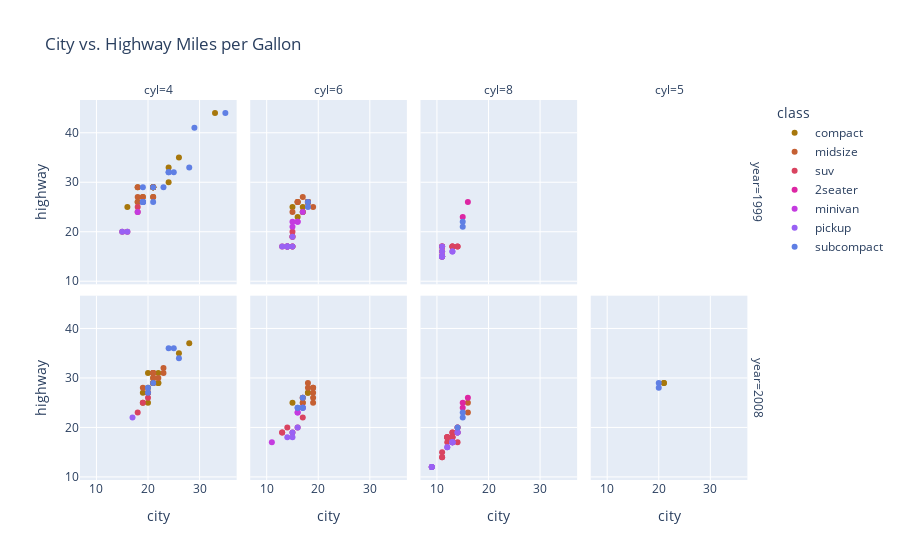

Source (notebook cell):
### Code cell
# How about splitting these out?
# rename values in the data set for better labels
trellis = mpg.rename(columns={"cty": "city", "hwy": "highway"})

fig = px.scatter(trellis, x='city', y='highway', color='class', color_discrete_sequence=px.colors.cyclical.Phase, 
                 title='City vs. Highway Miles per Gallon', 
                 facet_row='year', facet_col='cyl')
fig.show()

### Figure 1 — Plotly figure (JSON) as saved in the notebook; plotly's stock layout.template omitted (floating-point values rounded to 4 significant figures)
{"data": [{"hovertemplate": "class=compact<br>year=1999<br>cyl=4<br>city=%{x}<br>highway=%{y}<extra></extra>", "legendgroup": "compact", "marker": {"color": "rgb(167, 119, 12)", "symbol": "circle"}, "mode": "markers", "name": "compact", "orientation": "v", "showlegend": true, "type": "scatter", "x": [18, 21, 18, 16, 21, 19, 21, 21, 24, 24, 26, 21, 19, 33, 21, 19], "xaxis": "x5", "y": [29, 29, 26, 25, 29, 27, 27, 29, 30, 33, 35, 29, 26, 44, 29, 26], "yaxis": "y5"}, {"hovertemplate": "class=compact<br>year=1999<br>cyl=6<br>city=%{x}<br>highway=%{y}<extra></extra>", "legendgroup": "compact", "marker": {"color": "rgb(167, 119, 12)", "symbol": "circle"}, "mode": "markers", "name": "compact", "orientation": "v", "showlegend": false, "type": "scatter", "x": [16, 18, 15, 17, 18, 18, 17, 16, 17], "xaxis": "x6", "y": [26, 26, 25, 25, 26, 26, 24, 23, 24], "yaxis": "y6"}, {"hovertemplate": "class=compact<br>year=2008<br>cyl=4<br>city=%{x}<br>highway=%{y}<extra></extra>", "legendgroup": "compact", "marker": {"color": "rgb(167, 119, 12)", "symbol": "circle"}, "mode": "markers", "name": "compact", "orientation": "v", "showlegend": false, "type": "scatter", "x": [20, 21, 20, 19, 20, 20, 19, 20, 21, 22, 28, 26, 21, 22, 22, 21], "xaxis": "x", "y": [31, 30, 28, 27, 25, 27, 25, 27, 31, 31, 37, 35, 29, 29, 29, 29], "yaxis": "y"}, {"hovertemplate": "class=compact<br>year=2008<br>cyl=6<br>city=%{x}<br>highway=%{y}<extra></extra>", "legendgroup": "compact", "marker": {"color": "rgb(167, 119, 12)", "symbol": "circle"}, "mode": "markers", "name": "compact", "orientation": "v", "showlegend": false, "type": "scatter", "x": [18, 17, 15, 18], "xaxis": "x2", "y": [27, 25, 25, 27], "yaxis": "y2"}, {"hovertemplate": "class=compact<br>year=2008<br>cyl=5<br>city=%{x}<br>highway=%{y}<extra></extra>", "legendgroup": "compact", "marker": {"color": "rgb(167, 119, 12)", "symbol": "circle"}, "mode": "markers", "name": "compact", "orientation": "v", "showlegend": false, "type": "scatter", "x": [21, 21], "xaxis": "x4", "y": [29, 29], "yaxis": "y4"}, {"hovertemplate": "class=midsize<br>year=1999<br>cyl=4<br>city=%{x}<br>highway=%{y}<extra></extra>", "legendgroup": "midsize", "marker": {"color": "rgb(197, 96, 51)", "symbol": "circle"}, "mode": "markers", "name": "midsize", "orientation": "v", "showlegend": true, "type": "scatter", "x": [19, 18, 18, 21, 21, 21, 18], "xaxis": "x5", "y": [27, 26, 27, 29, 27, 29, 29], "yaxis": "y5"}, {"hovertemplate": "class=midsize<br>year=1999<br>cyl=6<br>city=%{x}<br>highway=%{y}<extra></extra>", "legendgroup": "midsize", "marker": {"color": "rgb(197, 96, 51)", "symbol": "circle"}, "mode": "markers", "name": "midsize", "orientation": "v", "showlegend": false, "type": "scatter", "x": [15, 18, 18, 18, 18, 19, 18, 16, 17, 18, 18, 16, 18], "xaxis": "x6", "y": [24, 26, 26, 26, 26, 25, 26, 26, 27, 26, 26, 26, 26], "yaxis": "y6"}, {"hovertemplate": "class=midsize<br>year=2008<br>cyl=4<br>city=%{x}<br>highway=%{y}<extra></extra>", "legendgroup": "midsize", "marker": {"color": "rgb(197, 96, 51)", "symbol": "circle"}, "mode": "markers", "name": "midsize", "orientation": "v", "showlegend": false, "type": "scatter", "x": [22, 21, 21, 23, 23, 21, 21, 19, 21], "xaxis": "x", "y": [30, 30, 31, 31, 32, 31, 31, 28, 29], "yaxis": "y"}, {"hovertemplate": "class=midsize<br>year=2008<br>cyl=6<br>city=%{x}<br>highway=%{y}<extra></extra>", "legendgroup": "midsize", "marker": {"color": "rgb(197, 96, 51)", "symbol": "circle"}, "mode": "markers", "name": "midsize", "orientation": "v", "showlegend": false, "type": "scatter", "x": [17, 18, 17, 19, 19, 19, 19, 18, 19, 17], "xaxis": "x2", "y": [25, 29, 26, 28, 27, 26, 25, 28, 28, 26], "yaxis": "y2"}, {"hovertemplate": "class=midsize<br>year=2008<br>cyl=8<br>city=%{x}<br>highway=%{y}<extra></extra>", "legendgroup": "midsize", "marker": {"color": "rgb(197, 96, 51)", "symbol": "circle"}, "mode": "markers", "name": "midsize", "orientation": "v", "showlegend": false, "type": "scatter", "x": [16, 16], "xaxis": "x3", "y": [23, 25], "yaxis": "y3"}, {"hovertemplate": "class=suv<br>year=1999<br>cyl=4<br>city=%{x}<br>highway=%{y}<extra></extra>", "legendgroup": "suv", "marker": {"color": "rgb(217, 67, 96)", "symbol": "circle"}, "mode": "markers", "name": "suv", "orientation": "v", "showlegend": true, "type": "scatter", "x": [18, 18, 15, 16], "xaxis": "x5", "y": [25, 24, 20, 20], "yaxis": "y5"}, {"hovertemplate": "class=suv<br>year=1999<br>cyl=6<br>city=%{x}<br>highway=%{y}<extra></extra>", "legendgroup": "suv", "marker": {"color": "rgb(217, 67, 96)", "symbol": "circle"}, "mode": "markers", "name": "suv", "orientation": "v", "showlegend": false, "type": "scatter", "x": [13, 14, 15, 14, 15, 14, 14, 15, 15, 15], "xaxis": "x6", "y": [17, 17, 19, 17, 20, 17, 17, 17, 19, 17], "yaxis": "y6"}, {"hovertemplate": "class=suv<br>year=1999<br>cyl=8<br>city=%{x}<br>highway=%{y}<extra></extra>", "legendgroup": "suv", "marker": {"color": "rgb(217, 67, 96)", "symbol": "circle"}, "mode": "markers", "name": "suv", "orientation": "v", "showlegend": false, "type": "scatter", "x": [13, 11, 14, 11, 11, 11, 11, 13, 14, 11, 11, 11, 11, 13, 11], "xaxis": "x7", "y": [17, 15, 17, 16, 15, 17, 17, 17, 17, 15, 15, 17, 16, 17, 15], "yaxis": "y7"}, {"hovertemplate": "class=suv<br>year=2008<br>cyl=4<br>city=%{x}<br>highway=%{y}<extra></extra>", "legendgroup": "suv", "marker": {"color": "rgb(217, 67, 96)", "symbol": "circle"}, "mode": "markers", "name": "suv", "orientation": "v", "showlegend": false, "type": "scatter", "x": [20, 19, 20, 18], "xaxis": "x", "y": [27, 25, 26, 23], "yaxis": "y"}, {"hovertemplate": "class=suv<br>year=2008<br>cyl=6<br>city=%{x}<br>highway=%{y}<extra></extra>", "legendgroup": "suv", "marker": {"color": "rgb(217, 67, 96)", "symbol": "circle"}, "mode": "markers", "name": "suv", "orientation": "v", "showlegend": false, "type": "scatter", "x": [13, 17, 15, 13, 14, 16], "xaxis": "x2", "y": [19, 22, 19, 19, 20, 20], "yaxis": "y2"}, {"hovertemplate": "class=suv<br>year=2008<br>cyl=8<br>city=%{x}<br>highway=%{y}<extra></extra>", "legendgroup": "suv", "marker": {"color": "rgb(217, 67, 96)", "symbol": "circle"}, "mode": "markers", "name": "suv", "orientation": "v", "showlegend": false, "type": "scatter", "x": [14, 11, 14, 12, 14, 11, 13, 9, 13, 13, 12, 13, 9, 14, 13, 11, 12, 12, 12, 13, 12, 14, 13], "xaxis": "x3", "y": [20, 15, 20, 17, 19, 14, 17, 12, 17, 18, 18, 19, 12, 19, 18, 14, 18, 18, 18, 19, 18, 17, 18], "yaxis": "y3"}, {"hovertemplate": "class=2seater<br>year=1999<br>cyl=8<br>city=%{x}<br>highway=%{y}<extra></extra>", "legendgroup": "2seater", "marker": {"color": "rgb(221, 38, 163)", "symbol": "circle"}, "mode": "markers", "name": "2seater", "orientation": "v", "showlegend": true, "type": "scatter", "x": [16, 15], "xaxis": "x7", "y": [26, 23], "yaxis": "y7"}, {"hovertemplate": "class=2seater<br>year=2008<br>cyl=8<br>city=%{x}<br>highway=%{y}<extra></extra>", "legendgroup": "2seater", "marker": {"color": "rgb(221, 38, 163)", "symbol": "circle"}, "mode": "markers", "name": "2seater", "orientation": "v", "showlegend": false, "type": "scatter", "x": [16, 15, 15], "xaxis": "x3", "y": [26, 25, 24], "yaxis": "y3"}, {"hovertemplate": "class=minivan<br>year=1999<br>cyl=4<br>city=%{x}<br>highway=%{y}<extra></extra>", "legendgroup": "minivan", "marker": {"color": "rgb(196, 59, 224)", "symbol": "circle"}, "mode": "markers", "name": "minivan", "orientation": "v", "showlegend": true, "type": "scatter", "x": [18], "xaxis": "x5", "y": [24], "yaxis": "y5"}, {"hovertemplate": "class=minivan<br>year=1999<br>cyl=6<br>city=%{x}<br>highway=%{y}<extra></extra>", "legendgroup": "minivan", "marker": {"color": "rgb(196, 59, 224)", "symbol": "circle"}, "mode": "markers", "name": "minivan", "orientation": "v", "showlegend": false, "type": "scatter", "x": [17, 16, 16, 15, 15], "xaxis": "x6", "y": [24, 22, 22, 22, 21], "yaxis": "y6"}, {"hovertemplate": "class=minivan<br>year=2008<br>cyl=6<br>city=%{x}<br>highway=%{y}<extra></extra>", "legendgroup": "minivan", "marker": {"color": "rgb(196, 59, 224)", "symbol": "circle"}, "mode": "markers", "name": "minivan", "orientation": "v", "showlegend": false, "type": "scatter", "x": [17, 17, 11, 16, 16], "xaxis": "x2", "y": [24, 24, 17, 23, 23], "yaxis": "y2"}, {"hovertemplate": "class=pickup<br>year=1999<br>cyl=4<br>city=%{x}<br>highway=%{y}<extra></extra>", "legendgroup": "pickup", "marker": {"color": "rgb(153, 97, 244)", "symbol": "circle"}, "mode": "markers", "name": "pickup", "orientation": "v", "showlegend": true, "type": "scatter", "x": [15, 16], "xaxis": "x5", "y": [20, 20], "yaxis": "y5"}, {"hovertemplate": "class=pickup<br>year=1999<br>cyl=6<br>city=%{x}<br>highway=%{y}<extra></extra>", "legendgroup": "pickup", "marker": {"color": "rgb(153, 97, 244)", "symbol": "circle"}, "mode": "markers", "name": "pickup", "orientation": "v", "showlegend": false, "type": "scatter", "x": [13, 14, 14, 14, 15, 15], "xaxis": "x6", "y": [17, 17, 17, 17, 17, 19], "yaxis": "y6"}, {"hovertemplate": "class=pickup<br>year=1999<br>cyl=8<br>city=%{x}<br>highway=%{y}<extra></extra>", "legendgroup": "pickup", "marker": {"color": "rgb(153, 97, 244)", "symbol": "circle"}, "mode": "markers", "name": "pickup", "orientation": "v", "showlegend": false, "type": "scatter", "x": [11, 11, 11, 11, 11, 13, 13, 11], "xaxis": "x7", "y": [17, 15, 15, 16, 15, 16, 16, 15], "yaxis": "y7"}, {"hovertemplate": "class=pickup<br>year=2008<br>cyl=4<br>city=%{x}<br>highway=%{y}<extra></extra>", "legendgroup": "pickup", "marker": {"color": "rgb(153, 97, 244)", "symbol": "circle"}, "mode": "markers", "name": "pickup", "orientation": "v", "showlegend": false, "type": "scatter", "x": [17], "xaxis": "x", "y": [22], "yaxis": "y"}, {"hovertemplate": "class=pickup<br>year=2008<br>cyl=6<br>city=%{x}<br>highway=%{y}<extra></extra>", "legendgroup": "pickup", "marker": {"color": "rgb(153, 97, 244)", "symbol": "circle"}, "mode": "markers", "name": "pickup", "orientation": "v", "showlegend": false, "type": "scatter", "x": [15, 14, 15, 16], "xaxis": "x2", "y": [19, 18, 18, 20], "yaxis": "y2"}, {"hovertemplate": "class=pickup<br>year=2008<br>cyl=8<br>city=%{x}<br>highway=%{y}<extra></extra>", "legendgroup": "pickup", "marker": {"color": "rgb(153, 97, 244)", "symbol": "circle"}, "mode": "markers", "name": "pickup", "orientation": "v", "showlegend": false, "type": "scatter", "x": [14, 14, 9, 12, 9, 13, 13, 12, 9, 13, 13, 13], "xaxis": "x3", "y": [19, 19, 12, 16, 12, 17, 17, 16, 12, 17, 17, 17], "yaxis": "y3"}, {"hovertemplate": "class=subcompact<br>year=1999<br>cyl=4<br>city=%{x}<br>highway=%{y}<extra></extra>", "legendgroup": "subcompact", "marker": {"color": "rgb(95, 127, 228)", "symbol": "circle"}, "mode": "markers", "name": "subcompact", "orientation": "v", "showlegend": true, "type": "scatter", "x": [28, 24, 25, 23, 24, 19, 19, 21, 19, 19, 19, 35, 29, 21, 19], "xaxis": "x5", "y": [33, 32, 32, 29, 32, 26, 29, 26, 26, 26, 26, 44, 41, 29, 26], "yaxis": "y5"}, {"hovertemplate": "class=subcompact<br>year=1999<br>cyl=6<br>city=%{x}<br>highway=%{y}<extra></extra>", "legendgroup": "subcompact", "marker": {"color": "rgb(95, 127, 228)", "symbol": "circle"}, "mode": "markers", "name": "subcompact", "orientation": "v", "showlegend": false, "type": "scatter", "x": [18, 18], "xaxis": "x6", "y": [26, 25], "yaxis": "y6"}, {"hovertemplate": "class=subcompact<br>year=1999<br>cyl=8<br>city=%{x}<br>highway=%{y}<extra></extra>", "legendgroup": "subcompact", "marker": {"color": "rgb(95, 127, 228)", "symbol": "circle"}, "mode": "markers", "name": "subcompact", "orientation": "v", "showlegend": false, "type": "scatter", "x": [15, 15], "xaxis": "x7", "y": [21, 22], "yaxis": "y7"}, {"hovertemplate": "class=subcompact<br>year=2008<br>cyl=4<br>city=%{x}<br>highway=%{y}<extra></extra>", "legendgroup": "subcompact", "marker": {"color": "rgb(95, 127, 228)", "symbol": "circle"}, "mode": "markers", "name": "subcompact", "orientation": "v", "showlegend": false, "type": "scatter", "x": [26, 25, 24, 21, 20, 20], "xaxis": "x", "y": [34, 36, 36, 29, 28, 27], "yaxis": "y"}, {"hovertemplate": "class=subcompact<br>year=2008<br>cyl=6<br>city=%{x}<br>highway=%{y}<extra></extra>", "legendgroup": "subcompact", "marker": {"color": "rgb(95, 127, 228)", "symbol": "circle"}, "mode": "markers", "name": "subcompact", "orientation": "v", "showlegend": false, "type": "scatter", "x": [17, 16, 17, 16, 17], "xaxis": "x2", "y": [26, 24, 24, 24, 24], "yaxis": "y2"}, {"hovertemplate": "class=subcompact<br>year=2008<br>cyl=8<br>city=%{x}<br>highway=%{y}<extra></extra>", "legendgroup": "subcompact", "marker": {"color": "rgb(95, 127, 228)", "symbol": "circle"}, "mode": "markers", "name": "subcompact", "orientation": "v", "showlegend": false, "type": "scatter", "x": [15, 15, 14], "xaxis": "x3", "y": [23, 22, 20], "yaxis": "y3"}, {"hovertemplate": "class=subcompact<br>year=2008<br>cyl=5<br>city=%{x}<br>highway=%{y}<extra></extra>", "legendgroup": "subcompact", "marker": {"color": "rgb(95, 127, 228)", "symbol": "circle"}, "mode": "markers", "name": "subcompact", "orientation": "v", "showlegend": false, "type": "scatter", "x": [20, 20], "xaxis": "x4", "y": [28, 29], "yaxis": "y4"}], "layout": {"annotations": [{"font": {}, "showarrow": false, "text": "cyl=4", "x": 0.115, "xanchor": "center", "xref": "paper", "y": 1, "yanchor": "bottom", "yref": "paper"}, {"font": {}, "showarrow": false, "text": "cyl=6", "x": 0.365, "xanchor": "center", "xref": "paper", "y": 1, "yanchor": "bottom", "yref": "paper"}, {"font": {}, "showarrow": false, "text": "cyl=8", "x": 0.615, "xanchor": "center", "xref": "paper", "y": 1, "yanchor": "bottom", "yref": "paper"}, {"font": {}, "showarrow": false, "text": "cyl=5", "x": 0.865, "xanchor": "center", "xref": "paper", "y": 1, "yanchor": "bottom", "yref": "paper"}, {"font": {}, "showarrow": false, "text": "year=2008", "textangle": 90, "x": 0.98, "xanchor": "left", "xref": "paper", "y": 0.2425, "yanchor": "middle", "yref": "paper"}, {"font": {}, "showarrow": false, "text": "year=1999", "textangle": 90, "x": 0.98, "xanchor": "left", "xref": "paper", "y": 0.7575, "yanchor": "middle", "yref": "paper"}], "autosize": true, "legend": {"title": {"text": "class"}, "tracegroupgap": 0}, "title": {"text": "City vs. Highway Miles per Gallon"}, "xaxis": {"anchor": "y", "autorange": true, "domain": [0, 0.23], "range": [6.631, 37.37], "title": {"text": "city"}, "type": "linear"}, "xaxis2": {"anchor": "y2", "autorange": true, "domain": [0.25, 0.48], "matches": "x", "range": [6.631, 37.37], "title": {"text": "city"}, "type": "linear"}, "xaxis3": {"anchor": "y3", "autorange": true, "domain": [0.5, 0.73], "matches": "x", "range": [6.631, 37.37], "title": {"text": "city"}, "type": "linear"}, "xaxis4": {"anchor": "y4", "autorange": true, "domain": [0.75, 0.98], "matches": "x", "range": [6.631, 37.37], "title": {"text": "city"}, "type": "linear"}, "xaxis5": {"anchor": "y5", "autorange": true, "domain": [0, 0.23], "matches": "x", "range": [6.631, 37.37], "showticklabels": false, "type": "linear"}, "xaxis6": {"anchor": "y6", "autorange": true, "domain": [0.25, 0.48], "matches": "x", "range": [6.631, 37.37], "showticklabels": false, "type": "linear"}, "xaxis7": {"anchor": "y7", "autorange": true, "domain": [0.5, 0.73], "matches": "x", "range": [6.631, 37.37], "showticklabels": false, "type": "linear"}, "xaxis8": {"anchor": "y8", "domain": [0.75, 0.98], "matches": "x", "showticklabels": false}, "yaxis": {"anchor": "x", "autorange": true, "domain": [0, 0.485], "range": [8.346, 47.65], "title": {"text": "highway"}, "type": "linear"}, "yaxis2": {"anchor": "x2", "autorange": true, "domain": [0, 0.485], "matches": "y", "range": [8.346, 47.65], "showticklabels": false, "type": "linear"}, "yaxis3": {"anchor": "x3", "autorange": true, "domain": [0, 0.485], "matches": "y", "range": [8.346, 47.65], "showticklabels": false, "type": "linear"}, "yaxis4": {"anchor": "x4", "autorange": true, "domain": [0, 0.485], "matches": "y", "range": [8.346, 47.65], "showticklabels": false, "type": "linear"}, "yaxis5": {"anchor": "x5", "autorange": true, "domain": [0.515, 1], "matches": "y", "range": [8.346, 47.65], "title": {"text": "highway"}, "type": "linear"}, "yaxis6": {"anchor": "x6", "autorange": true, "domain": [0.515, 1], "matches": "y", "range": [8.346, 47.65], "showticklabels": false, "type": "linear"}, "yaxis7": {"anchor": "x7", "autorange": true, "domain": [0.515, 1], "matches": "y", "range": [8.346, 47.65], "showticklabels": false, "type": "linear"}, "yaxis8": {"anchor": "x8", "domain": [0.515, 1], "matches": "y", "showticklabels": false}}}
